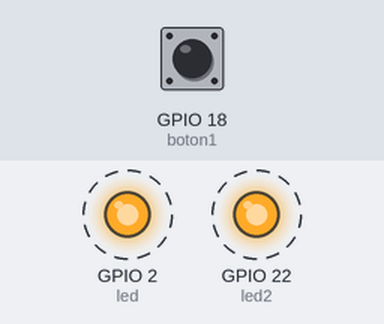
The program below on a simulated ESP32. Shown: output pins drawn as LEDs (lit = HIGH). Dashed ring = blinking. Inputs (shaded band) come from the test bench; at power-on: GPIO 18 (boton1) HIGH. What the program prints to the serial monitor is not drawn.

Above: at 1.2 s.
1.3 s: GPIO 18 (boton1) pulled LOW for 0.15 s
Timing chart, 0 to 16.5 s (numbered marks = the images above; inputs shaded):
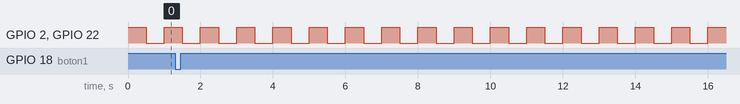

Measured:
- by itself, GPIO 2 (led), GPIO 22 (led2): alternates HIGH for 0.50 s and LOW for 0.50 s

The program:

main.cpp
```cpp
#include <Arduino.h>

#if CONFIG_FREERTOS_UNICORE
static const BaseType_t app_cpu = 0;
#else
static const BaseType_t app_cpu = 1;
#endif

#define led 2
#define led2 22
#define boton1 18

#define t_1 500
#define t_2 500

void toggle_led01(void *parameter){
  while(1){
    digitalWrite(led,1);
    Serial.println("Led 1 encendido");
    vTaskDelay(t_1/portTICK_PERIOD_MS);
    digitalWrite(led,0);
    vTaskDelay(t_1/portTICK_PERIOD_MS);
  }
}

void toggle_led02(void *parameter){
  while(1){
    digitalWrite(led2,1);
    vTaskDelay(t_2/portTICK_PERIOD_MS);
    Serial.println("Led 2 encendido");
    digitalWrite(led2,0);
    vTaskDelay(t_2/portTICK_PERIOD_MS);
  }
}

void toggle_boton01(void *parameter){
  while(1){
    bool estado_boton = digitalRead(boton1);
    if(estado_boton == 0){
      Serial.println("boton presionado");
    }
    vTaskDelay(10/portTICK_PERIOD_MS);
  }
}

void setup() {
  // put your setup code here, to run once:
  pinMode(led,OUTPUT);
  pinMode(led2,OUTPUT);
  pinMode(boton1,INPUT_PULLUP);
  Serial.begin(115200);
  xTaskCreatePinnedToCore(
    toggle_led01, //funcion a llamar
    "toggle_led01", //nombre de tarea
    1024, //tamano de pila (stack size)
    NULL, //parametro entre tareas
    2, //prioridad
    NULL, // identificador o manejador(task handler)
    app_cpu //nucleo
  );
  xTaskCreatePinnedToCore(
    toggle_led02, //funcion a llamar
    "toggle_led02", //nombre de tarea
    1024, //tamano de pila (stack size)
    NULL, //parametro entre tareas
    1, //prioridad
    NULL, // identificador o manejador(task handler)
    app_cpu //nucleo
  );
  xTaskCreatePinnedToCore(
    toggle_boton01, //funcion a llamar
    "toggle_boton01", //nombre de tarea
    1024, //tamano de pila (stack size)
    NULL, //parametro entre tareas
    1, //prioridad
    NULL, // identificador o manejador(task handler)
    app_cpu //nucleo
  );

}

void loop() {
  // put your main code here, to run repeatedly:

}
```
